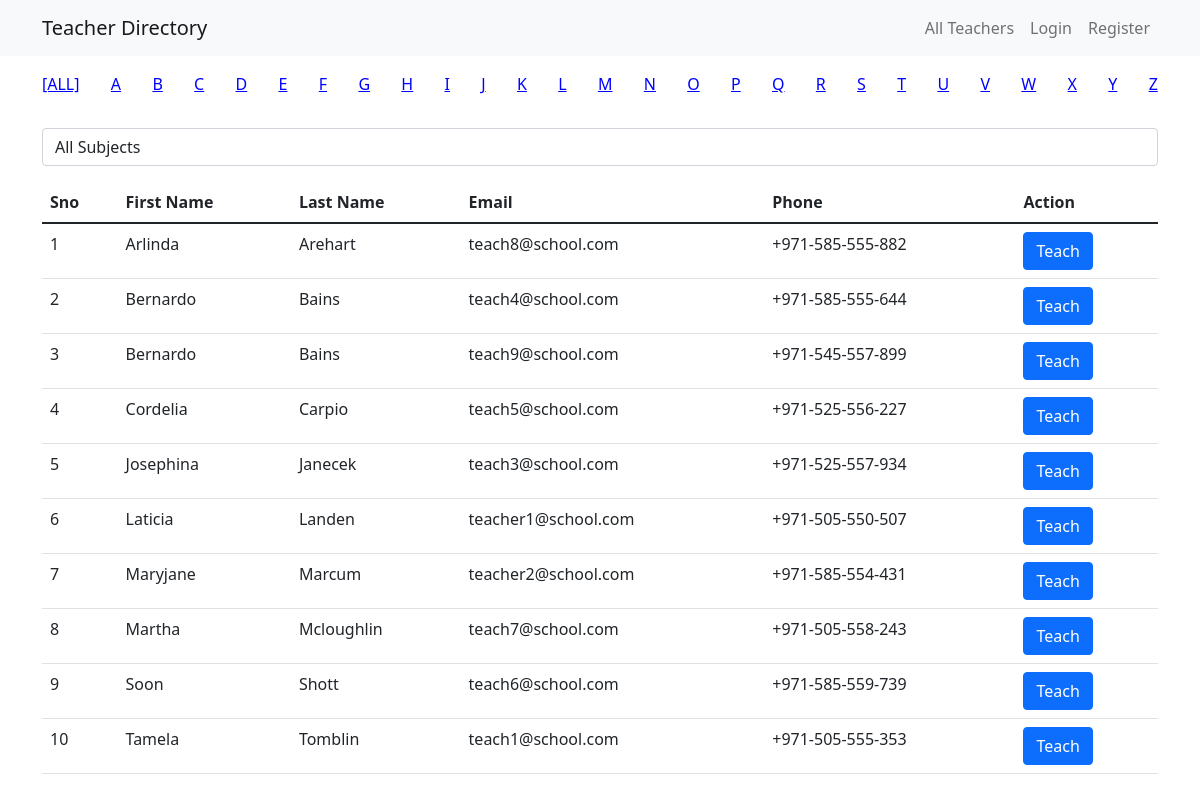
The page / on the database its author committed.
### teacher/models.py (models this page shows, shortened)
class Teacher(models.Model):
    first_name = models.CharField(max_length=50)
    last_name = models.CharField(max_length=50)
    email = models.EmailField(max_length=255, unique=True)
    phone = models.CharField(max_length=30)
    room_number = models.CharField(max_length=5)
    profile_image = models.ImageField(upload_to='teacher_profile_images', blank=True)
    subjects_taught = models.ManyToManyField(Subject, related_name='teachers')

### teacher/views.py (the view)
# urls.py: path('', views.all_teachers, name='view_all_teachers'),
def all_teachers(request):
    teachers = models.Teacher.objects.all().order_by('last_name')
    no_teachers = len(teachers) == 0
    last_name = request.GET.get('last_name_filter', None)
    subjects_taught = request.GET.getlist('subjects_filter', None)
    if last_name:
        teachers = teachers.filter(last_name__istartswith=last_name)
    if subjects_taught:
        subjects_taught = [subject_name for subject_name in subjects_taught if subject_name != '']
        print(len(subjects_taught))
        if len(subjects_taught) != 0:
            teachers = teachers.filter(subjects_taught__name__in=subjects_taught)
    context = {
        'teachers': teachers,
        'no_teachers': no_teachers,
        'alphabet': [chr(i) for i in range(ord('A'), ord('Z') + 1)],
        'subjects': models.Subject.objects.all(),
        'last_name_filter': last_name,
        'subjects_filter': subjects_taught,
    }
    return render(request, 'teacher/all_teachers.html', context=context)

### teacher/templates/teacher/all_teachers.html (shortened to what this page needs)
{% extends 'base.html' %}
{% block content %}
    {% if not no_teachers %}
        <div class="row mb-3">
            <div class="col-12 alphabet-filter">
                <p
                        onclick="redirect_filter_param('last_name_filter', '')"
                        class="alphabet-filter-item">
                        [ALL]
                    </p>
                {% for letter in alphabet %}
                    <p
                        onclick="redirect_filter_param('last_name_filter', '{{letter}}')"
                        class="alphabet-filter-item">
                        {{ letter }}
                    </p>
                {% endfor %}
            </div>
        </div>
        <div class="row mb-3">
            <div class="col-12">
                <div class="input-group">
                    <select class="form-control" id="subjects_filter" name="subjects_filter">
                        <option value="">All Subjects</option>
                    </select>
                </div>
            </div>
        </div>
        <div class="teacher_list">
            <table class="table">
                <thead>
                    <tr>
                        <th>Sno</th>
                        <th>First Name</th>
                        <th>Last Name</th>
                        <th>Email</th>
                        <th>Phone</th>
                        <th>Action</th>
                    </tr>
                </thead>
                <tbody>
                    {% for teacher in teachers %}
                        <tr>
                            <td>{{ forloop.counter }}</td>
                            <td>{{ teacher.first_name }}</td>
                            <td>{{ teacher.last_name }}</td>
                            <td>{{ teacher.email }}</td>
                            <td>{{ teacher.phone }}</td>
                            <td>
                                <a
                                    href="{% url 'view_teacher_details' teacher.id  %}"
                                    class="btn btn-primary">Teach</a>
                            </td>
                        </tr>
                    {% endfor %}
            </table>
        </div>
    {% else %}
        <h1>No teachers found</h1>
        <a href="{% url 'view_bulk_add_teachers' %}" class="btn btn-primary">
            Add teachers in bulk
        </a>
    {% endif %}
{% endblock %}

### teacher/templates/base.html (shortened to what this page needs)
<!DOCTYPE html>
<html lang="en">
<head>
    {% load static %}
    <link
     href="https://cdn.jsdelivr.net/npm/bootstrap@5.1.3/dist/css/bootstrap.min.css"
     rel="stylesheet"
>
    <link rel="stylesheet" href="{% static 'css/layout.css' %}">
</head>
<body>
    <nav class="navbar navbar-expand-lg navbar-light bg-light mb-3">
        <div class="container">
          <a class="navbar-brand" href="{% url 'view_all_teachers' %}">Teacher Directory</a>
          <div class="collapse navbar-collapse justify-content-end" id="navbarNavAltMarkup">
            <div class="navbar-nav">
              <a class="nav-link" href="{% url 'view_all_teachers' %}">All Teachers</a>
              {% if request.user.is_authenticated %}
              <a class="nav-link" href="{% url 'view_bulk_add_teachers' %}">Add Teachers</a>
              <a class="nav-link" href="{% url 'logout' %}">Logout</a>
              {% else %}
              <a class="nav-link" href="{% url 'login' %}">Login</a>
              <a class="nav-link" href="{% url 'register' %}">Register</a>
              {% endif %}
            </div>
          </div>
        </div>
      </nav>
   <div class="container">
        {% block content %}
        {% endblock %}
   </div>
</body>
</html>

### teacher/static/css/layout.css (style rules this page uses)
.alphabet-filter { display: flex; justify-content: space-between; }
.alphabet-filter-item { text-decoration: underline; cursor: pointer; color: blue; }

### rows shown on the page
Teacher: first_name "Arlinda", last_name "Arehart", email "teach8@school.com", phone "+971-585-555-882"
Teacher: first_name "Bernardo", last_name "Bains", email "teach4@school.com", phone "+971-585-555-644"
Teacher: first_name "Bernardo", last_name "Bains", email "teach9@school.com", phone "+971-545-557-899"
Teacher: first_name "Cordelia", last_name "Carpio", email "teach5@school.com", phone "+971-525-556-227"
Teacher: first_name "Josephina", last_name "Janecek", email "teach3@school.com", phone "+971-525-557-934"
Teacher: first_name "Laticia", last_name "Landen", email "teacher1@school.com", phone "+971-505-550-507"
Teacher: first_name "Maryjane", last_name "Marcum", email "teacher2@school.com", phone "+971-585-554-431"
Teacher: first_name "Martha", last_name "Mcloughlin", email "teach7@school.com", phone "+971-505-558-243"
Teacher: first_name "Soon", last_name "Shott", email "teach6@school.com", phone "+971-585-559-739"
Teacher: first_name "Tamela", last_name "Tomblin", email "teach1@school.com", phone "+971-505-555-353"

### other values the page prints
{{ letter }} "A" "B" "C" "D" "E" "F" "G" "H" "I" "J" "K" "L" "M" "N" "O" "P" "Q" "R" "S" "T" "U" "V" "W" "X" "Y" "Z"
